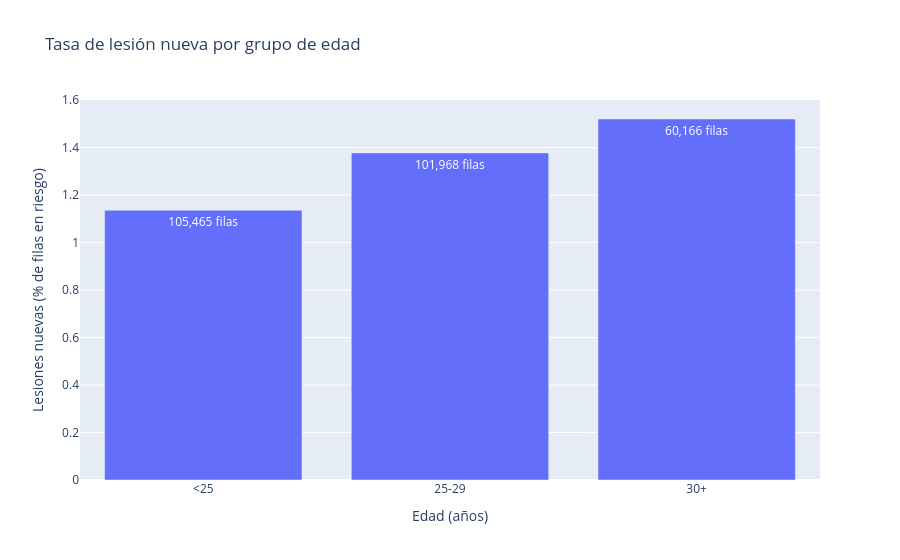

The cell this chart's notebook holds for it:
### Markdown cell above
**Lectura:** el riesgo de lesión nueva crece mes a mes durante la temporada regular: pasa del 0,58 % en octubre al 1,66 % en marzo y abril, casi el triple. A medida que se acumulan partidos, los jugadores se lesionan más. Es una primera pista a favor de H1 (la carga acumulada aumenta el riesgo de lesión).

Pero no basta para demostrar H1: en marzo no solo hay más carga acumulada, también hay otras cosas distintas a octubre (equipos que ya no se juegan nada, viajes, etc.). La prueba directa de H1 es comparar el riesgo según la carga de los últimos 14 días de cada jugador, que haré en el apartado 4.

**La caída de mayo y junio** se debe a los playoffs, que son casi los únicos partidos de esos meses. En playoffs la tasa es mucho más baja (0,33 %) que en temporada regular (1,39 %). Puede tener varias causas que no puedo separar con estos datos: en playoffs los jugadores juegan con molestias que en temporada regular les harían descansar, solo juegan los mejores equipos, y muchos lesionados ya venían de antes (no son lesiones nuevas).

**Qué supone para el modelo:**
- El tipo de partido influye en el riesgo, así que en la §4 añadiré una feature que diga si el partido es de playoffs. Se sabe antes del partido, así que no hay fuga de información.
- El modelo aprende sobre todo de la temporada regular (247.813 de las 267.599 filas). Sus predicciones en playoffs serán menos fiables, y es una limitación que el cuerpo técnico debe conocer, porque los playoffs son justo donde más importa tener a los jugadores sanos.

### Code cell
#Tasa de lesión nueva por grupo de edad
age_rate = model_rows.groupby("grupo_edad", observed=True)["lesion_nueva"].agg(["mean", "size"]).reset_index()
age_rate.columns = ["grupo_edad", "injury_rate", "rows"]
age_rate["injury_rate"] = age_rate["injury_rate"] * 100

fig = px.bar(
    age_rate, x="grupo_edad", y="injury_rate", text="rows",
    title="Tasa de lesión nueva por grupo de edad",
    labels={"grupo_edad": "Edad (años)", "injury_rate": "Lesiones nuevas (% de filas en riesgo)"},
)
fig.update_traces(texttemplate="%{text:,} filas")
fig.show()

### Figure 1 — Plotly figure (JSON) as saved in the notebook; plotly's stock layout.template omitted (floating-point values rounded to 4 significant figures)
{"data": [{"hovertemplate": "Edad (años)=%{x}<br>Lesiones nuevas (% de filas en riesgo)=%{y}<br>rows=%{text}<extra></extra>", "legendgroup": "", "marker": {"color": "#636efa", "pattern": {"shape": ""}}, "name": "", "orientation": "v", "showlegend": false, "text": [105500.0, 102000.0, 60170.0], "textposition": "auto", "texttemplate": "%{text:,} filas", "type": "bar", "x": ["<25", "25-29", "30+"], "xaxis": "x", "y": [1.136, 1.378, 1.521], "yaxis": "y"}], "layout": {"barmode": "relative", "legend": {"tracegroupgap": 0}, "title": {"text": "Tasa de lesión nueva por grupo de edad"}, "xaxis": {"anchor": "y", "domain": [0, 1], "title": {"text": "Edad (años)"}}, "yaxis": {"anchor": "x", "domain": [0, 1], "title": {"text": "Lesiones nuevas (% de filas en riesgo)"}}}}
